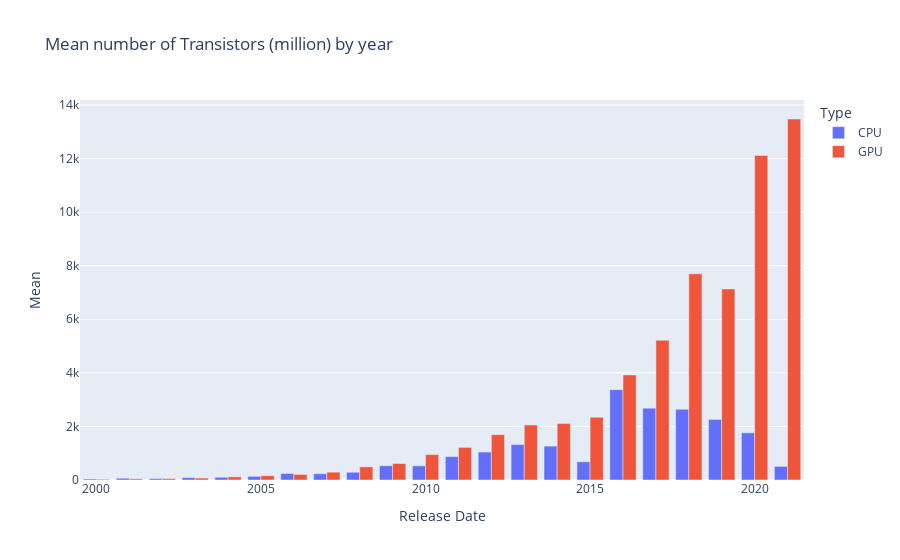

Source (notebook cell):
### Code cell
fig = px.bar(data_frame=df_transistors, x= "Release Date", y = "Mean", color= "Type", barmode="group", title= "Mean number of Transistors (million) by year")
fig.show()

### Figure 1 — Plotly figure (JSON) as saved in the notebook; plotly's stock layout.template omitted (floating-point values rounded to 4 significant figures)
{"data": [{"alignmentgroup": "True", "hovertemplate": "Type=CPU<br>Release Date=%{x}<br>Mean=%{y}<extra></extra>", "legendgroup": "CPU", "marker": {"color": "#636efa", "pattern": {"shape": ""}}, "name": "CPU", "offsetgroup": "CPU", "orientation": "v", "showlegend": true, "textposition": "auto", "type": "bar", "x": [2000, 2001, 2002, 2003, 2004, 2005, 2006, 2007, 2008, 2009, 2010, 2011, 2012, 2013, 2014, 2015, 2016, 2017, 2018, 2019, 2020, 2021], "xaxis": "x", "y": [38.13, 64.55, 52.16, 87.61, 102.8, 136.5, 243.4, 234.1, 288.5, 533.9, 528.9, 871.5, 1043.0, 1322.0, 1264.0, 679.3, 3373.0, 2683.0, 2640.0, 2259.0, 1761.0, 509.7], "yaxis": "y"}, {"alignmentgroup": "True", "hovertemplate": "Type=GPU<br>Release Date=%{x}<br>Mean=%{y}<extra></extra>", "legendgroup": "GPU", "marker": {"color": "#EF553B", "pattern": {"shape": ""}}, "name": "GPU", "offsetgroup": "GPU", "orientation": "v", "showlegend": true, "textposition": "auto", "type": "bar", "x": [2000, 2001, 2002, 2003, 2004, 2005, 2006, 2007, 2008, 2009, 2010, 2011, 2012, 2013, 2014, 2015, 2016, 2017, 2018, 2019, 2020, 2021], "xaxis": "x", "y": [28.24, 43.29, 51.38, 71.68, 116.5, 159.4, 207.2, 291.6, 490.6, 614.8, 948.5, 1218.0, 1691.0, 2053.0, 2108.0, 2344.0, 3923.0, 5218.0, 7697.0, 7133.0, 12120.0, 13480.0], "yaxis": "y"}], "layout": {"barmode": "group", "legend": {"title": {"text": "Type"}, "tracegroupgap": 0}, "title": {"text": "Mean number of Transistors (million) by year"}, "xaxis": {"anchor": "y", "domain": [0, 1], "title": {"text": "Release Date"}}, "yaxis": {"anchor": "x", "domain": [0, 1], "title": {"text": "Mean"}}}}
